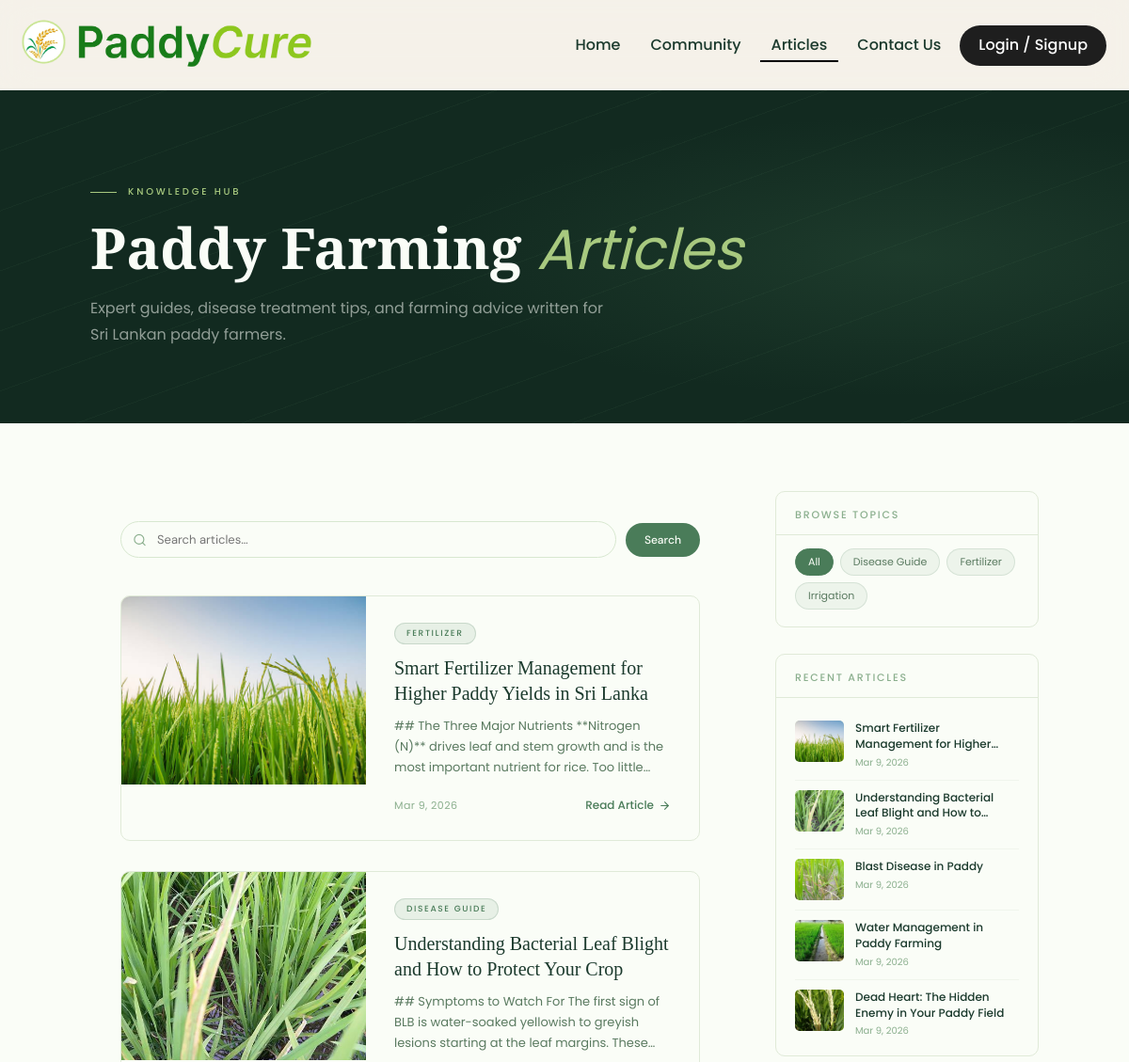
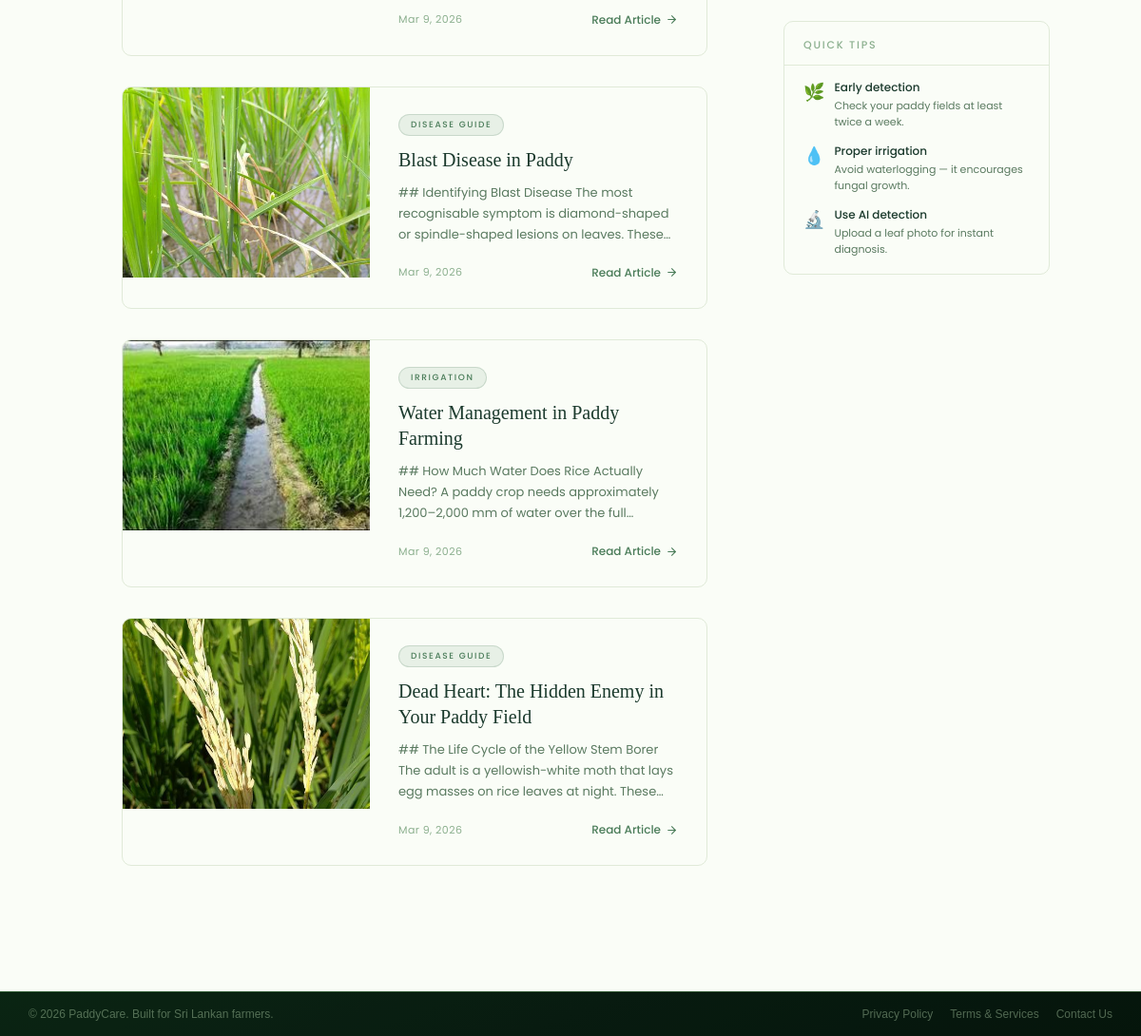
/pages/articles/articles.php, run on the app's committed database (2 pictures, top to bottom).
### tables this page shows
CREATE TABLE IF NOT EXISTS `article` (
  `id` int NOT NULL AUTO_INCREMENT,
  `title` varchar(255) NOT NULL,
  `body` text NOT NULL,
  `image` varchar(255) DEFAULT NULL,
  `tag` varchar(80) DEFAULT NULL,
  `created_at` timestamp NULL DEFAULT CURRENT_TIMESTAMP,
  `updated_at` timestamp NULL DEFAULT CURRENT_TIMESTAMP ON UPDATE CURRENT_TIMESTAMP,
  `deleted_at` timestamp NULL DEFAULT NULL,
  PRIMARY KEY (`id`)
);

### pages/articles/articles.php (the view, shortened to what this page needs)
<?php
$conn = initialize_database();
$filter_tag = trim($_GET['tag'] ?? '');
$search     = trim($_GET['q']   ?? '');
$where = "WHERE deleted_at IS NULL";
$articles_res = mysqli_query($conn, "SELECT * FROM article $where ORDER BY created_at DESC");
$tags_res = mysqli_query($conn, "SELECT DISTINCT tag FROM article WHERE tag IS NOT NULL AND tag != '' AND deleted_at IS NULL ORDER BY tag");
$all_tags = [];
while ($t = mysqli_fetch_assoc($tags_res)) $all_tags[] = $t['tag'];
?>
<!DOCTYPE html>
<html lang="en">
<head>
<link rel="stylesheet" href="<?= BASE_URL ?>/public/styles/styles.css">
<link rel="stylesheet" href="<?= BASE_URL ?>/public/styles/fonts.css">
</head>
<body>
<?php include('../../components/header_navigation_bar.php'); ?>
<section class="page-hero">
  <div class="page-hero-content">
    <p class="page-hero-label">Knowledge Hub</p>
    <h1 class="page-hero-title">Paddy Farming <em>Articles</em></h1>
    <p class="page-hero-sub">Expert guides, disease treatment tips, and farming advice written for Sri Lankan paddy farmers.</p>
  </div>
</section>
<div class="articles-layout">
  <main class="articles-main">
    <form method="GET" class="filters-bar">
      <div class="search-wrap">
        <input type="text" name="q" placeholder="Search articles…" value="<?= htmlspecialchars($search) ?>">
      </div>
      <button type="submit" class="btn-search">Search</button>
    </form>
    <div class="articles-grid">
    <?php if (mysqli_num_rows($articles_res) === 0): ?>
      <div class="no-articles">
        <svg viewBox="0 0 24 24"><path d="M14 2H6a2 2 0 00-2 2v16a2 2 0 002 2h12a2 2 0 002-2V8z"/><polyline points="14 2 14 8 20 8"/><line x1="16" y1="13" x2="8" y2="13"/><line x1="16" y1="17" x2="8" y2="17"/><polyline points="10 9 9 9 8 9"/></svg>
        <p>No articles found<?= ($search||$filter_tag) ? ' — try a different search' : ' yet' ?>.</p>
      </div>
    <?php else:
      while ($a = mysqli_fetch_assoc($articles_res)):
        $excerpt = htmlspecialchars(mb_substr(strip_tags($a['body']), 0, 180)) . (mb_strlen($a['body']) > 180 ? '…' : '');
        $date    = date('M j, Y', strtotime($a['created_at']));
        $img_src = !empty($a['image']) ? BASE_URL . '/public/images/articles/' . htmlspecialchars($a['image']) : '';
    ?>
      <div class="article-card"
           data-title="<?= htmlspecialchars($a['title'], ENT_QUOTES) ?>"
           data-tag="<?= htmlspecialchars($a['tag'] ?? '', ENT_QUOTES) ?>"
           data-body="<?= htmlspecialchars($a['body'], ENT_QUOTES) ?>"
           data-img="<?= htmlspecialchars($img_src, ENT_QUOTES) ?>"
           data-date="<?= htmlspecialchars($date, ENT_QUOTES) ?>"
           onclick="openArticle(this)">
        <?php if ($img_src): ?>
          <img class="article-card-img" src="<?= $img_src ?>" alt="<?= htmlspecialchars($a['title']) ?>">
        <?php else: ?>
          <div class="article-card-img-placeholder">🌾</div>
        <?php endif; ?>
        <div class="article-card-body">
          <?php if ($a['tag']): ?>
            <span class="article-card-tag"><?= htmlspecialchars($a['tag']) ?></span>
          <?php endif; ?>
          <h2 class="article-card-title"><?= htmlspecialchars($a['title']) ?></h2>
          <p class="article-card-excerpt"><?= $excerpt ?></p>
          <div class="article-card-footer">
            <span class="article-card-date"><?= $date ?></span>
            <span class="article-read-more">
              Read Article
              <svg viewBox="0 0 24 24"><line x1="5" y1="12" x2="19" y2="12"/><polyline points="12 5 19 12 12 19"/></svg>
            </span>
          </div>
        </div>
      </div>
    <?php endwhile; endif; ?>
    </div>
  </main>
  <aside class="articles-sidebar">
    <?php if (!empty($all_tags)): ?>
    <div class="sidebar-card">
      <div class="sidebar-card-h">Browse Topics</div>
      <div class="sidebar-card-b">
        <div class="sidebar-tags">
          <a href="articles.php" class="sidebar-tag <?= $filter_tag==='' ? 'active' : '' ?>">All</a>
          <?php foreach ($all_tags as $t): ?>
            <a href="?tag=<?= urlencode($t) ?>" class="sidebar-tag <?= $filter_tag===$t ? 'active' : '' ?>"><?= htmlspecialchars($t) ?></a>
          <?php endforeach; ?>
        </div>
      </div>
    </div>
    <?php endif; ?>
    <?php
    $recent_res = mysqli_query($conn, "SELECT id, title, image, created_at FROM article WHERE deleted_at IS NULL ORDER BY created_at DESC LIMIT 5");
    $recent_articles = [];
    while ($r = mysqli_fetch_assoc($recent_res)) $recent_articles[] = $r;
    ?>
    <?php if (!empty($recent_articles)): ?>
    <div class="sidebar-card">
      <div class="sidebar-card-h">Recent Articles</div>
      <div class="sidebar-card-b">
        <?php foreach ($recent_articles as $r):
          $r_img  = !empty($r['image']) ? BASE_URL . '/public/images/articles/' . htmlspecialchars($r['image']) : '';
          $r_date = date('M j, Y', strtotime($r['created_at']));
        ?>
        <div class="recent-article">
          <?php if ($r_img): ?>
            <img class="recent-thumb" src="<?= $r_img ?>" alt="">
          <?php else: ?>
            <div class="recent-thumb-placeholder">🌾</div>
          <?php endif; ?>
          <div>
            <div class="recent-title"><?= htmlspecialchars($r['title']) ?></div>
            <div class="recent-date"><?= $r_date ?></div>
          </div>
        </div>
        <?php endforeach; ?>
      </div>
    </div>
    <?php endif; ?>
    <div class="sidebar-card">
      <div class="sidebar-card-h">Quick Tips</div>
      <div class="sidebar-card-b" style="display:flex;flex-direction:column;gap:14px">
        <?php foreach ([
          ['🌿','Early detection','Check your paddy fields at least twice a week.'],
          ['💧','Proper irrigation','Avoid waterlogging — it encourages fungal growth.'],
          ['🔬','Use AI detection','Upload a leaf photo for instant diagnosis.'],
        ] as $tip): ?>
        <div style="display:flex;gap:10px;align-items:flex-start">
          <span style="font-size:18px;flex-shrink:0"><?= $tip[0] ?></span>
          <div>
            <div style="font-size:12px;font-weight:500;color:var(--forest);margin-bottom:2px"><?= $tip[1] ?></div>
            <div style="font-size:11px;color:#5a7a60;line-height:1.5"><?= $tip[2] ?></div>
          </div>
        </div>
        <?php endforeach; ?>
      </div>
    </div>
  </aside>
</div>
<?php include('../../components/footer.php'); ?>
</body>
</html>

### components/header_navigation_bar.php (shortened to what this page needs)
<?php
function getFullUrl()
{
	$protocol = (!empty($_SERVER['HTTPS']) && $_SERVER['HTTPS'] !== 'off' || $_SERVER['SERVER_PORT'] == 443) ? "https://" : "http://";
	$host = $_SERVER['HTTP_HOST'];
	$requestUri = $_SERVER['REQUEST_URI'];
	return $protocol . $host . $requestUri;
}
function isActivePage($url)
{
	if (strpos(getFullUrl(), $url) !== false) return 'active';
	else return 'not-active';
}
?>
<nav class="navbar blurred-background">
	<div href="<?php echo BASE_URL; ?>/index.php" class="logo-container">
		<img src="<?php echo BASE_URL; ?>/public/images/paddyCureLogo.png" alt="logo" style="width: 9cm;" />
	</div>
	<ul class="nav-links">
		<li class="<?php echo isActivePage('/index.php') ?>">
			<a href="<?php echo BASE_URL; ?>/index.php">Home</a>
		</li>
		<li class="<?php echo isActivePage('/pages/community/community.php') ?>">
			<a href="<?php echo BASE_URL; ?>//pages/community/community.php">Community</a>
		</li>
		<li class="<?php echo isActivePage('/pages/articles/articles.php') ?>">
			<a href="<?php echo BASE_URL; ?>//pages/articles/articles.php">Articles</a>
		</li>
		<li class="<?php echo isActivePage('/pages/contact/contact.php') ?>">
			<a href="<?php echo BASE_URL; ?>/pages/contact/contact.php">Contact Us</a>
		</li>
		<li class="">
			<?php if (isset($_SESSION['user_id'])) : ?>
				<a class=" logged-user-btn" href="<?php echo BASE_URL; ?>/pages/profile/profile.php"><span class="material-symbols-rounded material-symbols-rounded-filled">
						account_circle
					</span>
					<span><?php echo $_SESSION['user_first_name']; ?></span>
				</a>
			<?php else : ?>
				<a class="login-register-btn" href="<?php echo BASE_URL; ?>/pages/auth/login.php">Login / Signup</a>
			<?php endif; ?>
		</li>
	</ul>
</nav>

### components/footer.php (shortened to what this page needs)
<footer>
  <div class="f-bottom">
    <div class="f-bottom-inner">
      <span class="f-copy">© <?= date('Y') ?> PaddyCare. Built for Sri Lankan farmers.</span>
      <div class="f-bottom-links">
        <a href="<?= BASE_URL ?>/pages/privacy_policy.php">Privacy Policy</a>
        <a href="<?= BASE_URL ?>/pages/terms_of_service.php">Terms & Services</a>
        <a href="<?= BASE_URL ?>/pages/contact/contact.php">Contact Us</a>
      </div>
    </div>
  </div>
</footer>

### public/styles/styles.css (style rules this page uses)
* { margin: 0; padding: 0; box-sizing: border-box; font-family: 'Poppins', 'Inter', sans-serif; font-weight: 400; }
html { scroll-behavior: smooth; }
body { min-height: 100vh; position: relative; background-color: var(--primary-background-color, #fff); color: var(--primary-font-color, #000); }
main { max-width: 100rem; height: fit-content; min-height: 60vh; margin: 0 auto; padding: 2rem; }
a { color: var(--primary-font-color); }
li:has(> a) { list-style-type: none; }
li > a { text-decoration: none; }

### public/styles/variables.css (style rules this page uses)
:root { --primary-font-color: #1e1e1e; --secondary-font-color: #ffffff; --primary-background-color: #fff; --secondary-background-color: hsl(230, 33%, 95%); --primary-highlight-color: #f0e6db; --secondary-highlight-color: var(--primary-font-color, #000); --primary-button-font-color: var(--secondary-font-color); --primary-button-background-color: var(--primary-font-color); --primary-button-hover-background-color: #000; --primary-link-font-color: var(--primary-font-color); --primary-link-hover-font-color: #000; }

### public/styles/footer.css (style rules this page uses)
footer { position: relative; width: 100%; background-color: var(--primary-highlight-color); }

### public/styles/navbar.css (style rules this page uses)
nav.navbar { display: flex; width: 100%; justify-content: space-between; align-items: center; height: 6rem; position: sticky; top: 0; background-color: var(--primary-background-color); z-index: 5; padding: 0 0.5rem; }
nav.navbar.blurred-background { background-color: hsla(31, 41%, 90%, 0.5); backdrop-filter: blur(1rem); -webkit-backdrop-filter: blur(1rem); }
.logo-container { width: 3cm; }
.logo-container > img { width: 12px; padding: 0.75rem; }
.nav-links { display: flex; align-items: center; gap: 0.5rem; padding: 0 1rem; }
.nav-links > li { list-style-type: none; height: fit-content; }
.nav-links > li:has(> a.login-register-btn) { background-color: var(--secondary-highlight-color, #000); color: var(--secondary-font-color, #fff); padding: 0.25rem 0.5rem; border-radius: 5rem; }
.nav-links > li > a.login-register-btn { text-align: center; }
.nav-links > li > a { border-bottom: 2px solid transparent; text-decoration: none !important; display: flex; align-items: center; justify-content: center; gap: 0.5rem; padding: 0.25rem 0.75rem; text-decoration: none; font-weight: 500; color: inherit; height: fit-content; transition: border 0.2s ease-in-out; }
.nav-links > li.active > a { border-color: black; }

### components/footer.php (style rules this page uses)
footer { position: relative; z-index: 1; background: linear-gradient(160deg, #0d2e18 0%, #0a2214 50%, #061a0e 100%); border-top: 1px solid rgba(100,190,90,.25); margin-top: auto; }
.f-bottom { background: rgba(0,0,0,.2); }
.f-bottom-inner { max-width: 1180px; margin: 0 auto; padding: 16px 20px; display: flex; align-items: center; justify-content: space-between; gap: 16px; }
.f-copy { font-size: 12px; color: rgba(195,228,185,.4); font-family: 'Outfit', sans-serif; }
.f-bottom-links { display: flex; gap: 18px; }
.f-bottom-links a { font-size: 12px; color: rgba(195,228,185,.4); text-decoration: none; font-family: 'Outfit', sans-serif; transition: color .18s; }

### data on the page
article: image (picture), tag "FERTILIZER", title "Smart Fertilizer Management for Higher Paddy Yields in Sri Lanka", body "## The Three Major Nutrients **Nitrogen (N)** drives leaf and stem growth and is the most important nutrient for rice. Too…", created_at "Mar 9, 2026", title "Smart Fertilizer Management for…"
article: image (picture), tag "DISEASE GUIDE", title "Understanding Bacterial Leaf Blight and How to Protect Your Crop", body "## Symptoms to Watch For The first sign of BLB is water-soaked yellowish to greyish lesions starting at the leaf margins.…", created_at "Mar 9, 2026", title "Understanding Bacterial Leaf Blight and How…"
article: image (picture), tag "DISEASE GUIDE", title "Blast Disease in Paddy", body "## Identifying Blast Disease The most recognisable symptom is diamond-shaped or spindle-shaped lesions on leaves.…", created_at "Mar 9, 2026"
article: image (picture), tag "IRRIGATION", title "Water Management in Paddy Farming", body "## How Much Water Does Rice Actually Need? A paddy crop needs approximately 1,200–2,000 mm of water over the…", created_at "Mar 9, 2026"
article: image (picture), tag "DISEASE GUIDE", title "Dead Heart: The Hidden Enemy in Your Paddy Field", body "## The Life Cycle of the Yellow Stem Borer The adult is a yellowish-white moth that lays egg masses on rice leaves at night.…", created_at "Mar 9, 2026"

### other printed values
$t "Disease Guide"
$t "Fertilizer"
$t "Irrigation"
$tip[0] "🌿"
$tip[1] "Early detection"
$tip[2] "Check your paddy fields at least twice a week."
$tip[0] "💧"
$tip[1] "Proper irrigation"
$tip[2] "Avoid waterlogging — it encourages fungal growth."
$tip[0] "🔬"
$tip[1] "Use AI detection"
$tip[2] "Upload a leaf photo for instant diagnosis."
